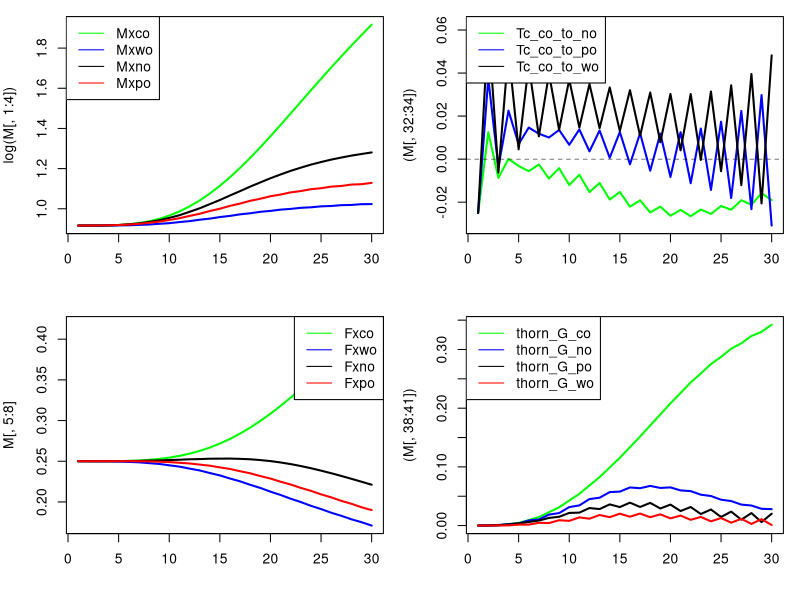
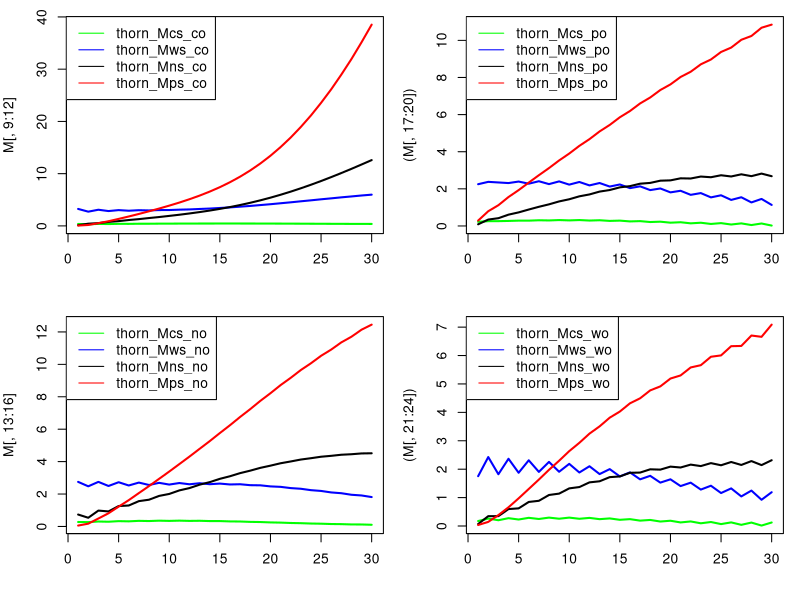

R code for these plots, in order:
# R version of Thornley allcoation model (TAM) as in Thornley and Parsons 2014. J. Theor. Biol. 342: 1-14
# Rewritten to include elements of Thornley 1998 modelling shoot-root relations. The only way forward (https://doi.org/10.1006/anbo.1997.0529) 
# Author: Steven Higgins
# Author: Re-coded to add source sink dynamics and remove predefined allocation by Liam Langan 20.11.2017
# This version with carbon organ, nitrogen organ, phosphorus organ and water organ 
###############################################################################

## LL NOTE for OSX users:
## running "ssh-add ~/.ssh/id_rsa" in the terminal allows RStudio Github communication via the ssh passkey
## 

# Because in TAM allocation coeffs act on Mx the total biomass, there is no need for a storage pool

## initial values for fractions of structural dry matter in shoot, root, mycor
# thorn_Fxsh_t0 = 0.2;
# thorn_Fxrt_t0 = 0.3;
# thorn_Fxmy_t0 = 0.5;
## initial values for mass of structural dry matter in rt, sh, my
size.factor<-0.1;

thorn_Mxco_t0 = 0.25/size.factor;
thorn_Mxno_t0 = 0.25/size.factor;
thorn_Mxpo_t0 = 0.25/size.factor; #Thornley uses has 0.5
thorn_Mxwo_t0 = 0.25/size.factor; #Thornley uses has 0.5

## intitial values for mass of substrates C,N,P for carbon organ
thorn_Mcs_co_t0 = 0.025/size.factor;
thorn_Mns_co_t0 = 0.01/size.factor;
thorn_Mps_co_t0 = 0.005/size.factor;
thorn_Mws_co_t0 = 0.25/size.factor;

## intitial values for mass of substrates C,N,P for nitrogen organ
thorn_Mcs_no_t0 = 0.025/size.factor;
thorn_Mns_no_t0 = 0.01/size.factor;
thorn_Mps_no_t0 = 0.005/size.factor;
thorn_Mws_no_t0 = 0.25/size.factor;

## intitial values for mass of substrates C,N,P for phosphorus organ
thorn_Mcs_po_t0 = 0.025/size.factor;
thorn_Mns_po_t0 = 0.01/size.factor;
thorn_Mps_po_t0 = 0.005/size.factor;
thorn_Mws_po_t0 = 0.25/size.factor;

## intitial values for mass of substrates C,N,P for water organ
thorn_Mcs_wo_t0 = 0.025/size.factor;
thorn_Mns_wo_t0 = 0.01/size.factor;
thorn_Mps_wo_t0 = 0.005/size.factor;
thorn_Mws_wo_t0 = 0.25/size.factor;

## upktake rates of C,N,P

#default to go back to
base =  0.0002*100; #aDGVM produces numbers around 0.00001 to 0.001 for C_net/plant_mass
thorn_Kc  = base*1.0;
thorn_Kw  = 0.0015;
thorn_Kn  = 0.25;
thorn_Kp  = 0.1;
# thorn_Kw  = base*0.0015;
# thorn_Kn  = base*0.25;
# thorn_Kp  = base*0.1;

#fiddle with these ones
#genernally varying these K by factors of 10% to 200% is probably what we want to do to represent
#limitation/abundance of carbon, water, N, P.
#play with these to convince yourself that allocation responds as you would expect to variation in uptake parameters
#I think its possible to get the model to produce reasonable C:N and N:P ratios

#base =  0.0002*100; #TTR numbers around 0.00001 to 0.001
#thorn_Kc  = base*1.0; #TTR numbers around 0.00001 to 0.001
#thorn_Kw  = base*0.00015;
#thorn_Kn  = base*0.25;
#thorn_Kp  = base*0.1;

#product inhibittion, not used
#thorn_Jcs = 0.03;
#thorn_Jns = 0.01;
#thorn_Jps = 0.005;
#thorn_Jws = 0.003;


## Fractions of C, N, P in structural dry matter 
#first three are as in Thornley, Fwx is calibrated, higher values do not work
# so Fwx is artificial. Maybe we have to think of this as water used in metabolism?
thorn_Fcx = 0.4;
thorn_Fnx = 0.02;
thorn_Fpx = 0.005;
thorn_Fwx = 0.0001;


## other constants
thorn_q = 0.5;     #control parameter for allocation
#thorn_Kg = 200	; #structural growth rate constant; Thornley uses 200000
thorn_Kg = 0.1	; #structural growth rate constant; Thornley uses 200000

mycol=c("green","blue","black","red")

#---start model----

#set initial states
#for aDGVM this will have to go in the section that creates a new individual
## STATE VARIABLE initial values for mass of structural dry matter in rt, sh, my
thorn_Mxco = thorn_Mxco_t0;
thorn_Mxwo = thorn_Mxwo_t0;
thorn_Mxno = thorn_Mxno_t0;
thorn_Mxpo = thorn_Mxpo_t0;
## STATE VARIABLE initial values for mass of substrate C,N,P
thorn_Mcs_co = thorn_Mcs_co_t0;
thorn_Mns_co = thorn_Mns_co_t0;
thorn_Mps_co = thorn_Mps_co_t0;
thorn_Mws_co = thorn_Mws_co_t0;

thorn_Mcs_no = thorn_Mcs_no_t0;
thorn_Mns_no = thorn_Mns_no_t0;
thorn_Mps_no = thorn_Mps_no_t0;
thorn_Mws_no = thorn_Mws_no_t0;

thorn_Mcs_po = thorn_Mcs_po_t0;
thorn_Mns_po = thorn_Mns_po_t0;
thorn_Mps_po = thorn_Mps_po_t0;
thorn_Mws_po = thorn_Mws_po_t0;

thorn_Mcs_wo = thorn_Mcs_po_t0;
thorn_Mns_wo = thorn_Mns_po_t0;
thorn_Mps_wo = thorn_Mps_po_t0;
thorn_Mws_wo = thorn_Mws_po_t0;

thorn_Mx_t0 = thorn_Mxco_t0 + thorn_Mxno_t0 + thorn_Mxpo_t0 + thorn_Mxwo_t0;

## AUX VARIABLE initial values for concentrations of substrates C,N,P
thorn_Cs_co = thorn_Mcs_co_t0/thorn_Mxco;
thorn_Ns_co = thorn_Mns_co_t0/thorn_Mxco;
thorn_Ps_co = thorn_Mps_co_t0/thorn_Mxco;
thorn_Ws_co = thorn_Mws_co_t0/thorn_Mxco;

thorn_Cs_no = thorn_Mcs_no_t0/thorn_Mxno;
thorn_Ns_no = thorn_Mns_no_t0/thorn_Mxno;
thorn_Ps_no = thorn_Mps_no_t0/thorn_Mxno;
thorn_Ws_no = thorn_Mws_no_t0/thorn_Mxno;

thorn_Cs_po = thorn_Mcs_po_t0/thorn_Mxpo;
thorn_Ns_po = thorn_Mns_po_t0/thorn_Mxpo;
thorn_Ps_po = thorn_Mps_po_t0/thorn_Mxpo;
thorn_Ws_po = thorn_Mws_po_t0/thorn_Mxpo;

thorn_Cs_wo = thorn_Mcs_wo_t0/thorn_Mxwo;
thorn_Ns_wo = thorn_Mns_wo_t0/thorn_Mxwo;
thorn_Ps_wo = thorn_Mps_wo_t0/thorn_Mxwo;
thorn_Ws_wo = thorn_Mws_wo_t0/thorn_Mxwo;

## AUX VARIABLE initial values for fractions of structural dry matter in shoot, root, mycor
thorn_Fxco = thorn_Mxco_t0/thorn_Mx_t0;
thorn_Fxwo = thorn_Mxwo_t0/thorn_Mx_t0;
thorn_Fxno = thorn_Mxno_t0/thorn_Mx_t0;
thorn_Fxpo = thorn_Mxpo_t0/thorn_Mx_t0;


#R only make a matrix to store the variables for plotting
#n.steps<-360*10
n.steps<-30
M<-matrix(0,nrow=n.steps,ncol=41)


## the for loop
for(i in 1:n.steps) {
  
  thorn_Mx = thorn_Mxco + thorn_Mxwo + thorn_Mxno + thorn_Mxpo ; #3
  
  ##---------------------------------------------------------------------------------------------
  ## adding substrate transport between pools following Thornley (1998). Substrates will be transported
  ## between plants compartments based on concentration differences and resistances. 
  ## This avoids the issue of reduced allocation as this model does not allocate growth, growth of each compartment is 
  ## indipenaent of the others but it allows every compartment to be both a source and a sink. Should an individual be top-killed
  ## i.e. loss of the carbon organ and substrates contained within, C, N, P and W will be transported from all other organs until 
  ## there is no concentration difference. This increases carbon organ growth and decreases growth in all other compartments. 
  
  # these are specific transport resistances for substrates
  # I'm assuming they are equal for all substrates and transport directions. 
  p_co = p_no = p_po = p_wo =1; # eq.4 Thornley 1998 
  
  q = 1 # eq.4 scaling parameter "which, presumably, is a function of plant architecture" (Thornley 1998)
  
  # Transport resistance of each compartment 
  res_co = p_co / (thorn_Mxco)^q; # eq.4 Thornley 1998 
  res_no = p_no / (thorn_Mxno)^q; # eq.4 Thornley 1998 
  res_po = p_po / (thorn_Mxpo)^q; # eq.4 Thornley 1998 
  res_wo = p_wo / (thorn_Mxwo)^q; # eq.4 Thornley 1998 
  
  # Transport of substrates between compartments. Here I extend Thornley uni-directional model to 
  # make it bi-directional. 
  # NOTE: this is not complete - I need to include transport between other compartments i.e. Po to Wo, Po to No, Wo to No for C,N,P & W.
  
  # carbon transport
  Tc_co_to_no = thorn_Cs_co - thorn_Cs_no / (res_co + res_no) # transport of carbon substrate from the carbon organ to the nitrogen organ
  Tc_co_to_po = thorn_Cs_co - thorn_Cs_po / (res_co + res_po) # transport of carbon substrate from the carbon organ to the phosphorus organ
  Tc_co_to_wo = thorn_Cs_co - thorn_Cs_wo / (res_co + res_wo) # transport of carbon substrate from the carbon organ to the water organ
  
  Tc_no_to_po = thorn_Cs_no - thorn_Cs_po / (res_no + res_po) # transport of carbon substrate from the nitrogen organ to the phosphorus organ
  Tc_no_to_wo = thorn_Cs_no - thorn_Cs_wo / (res_no + res_wo) # transport of carbon substrate from the nitrogen organ to the water organ
  Tc_po_to_wo = thorn_Cs_po - thorn_Cs_wo / (res_po + res_wo) # transport of carbon substrate from the phosphorus organ to the water organ
  # nitrogen transport
  Tn_co_to_no = thorn_Ns_co - thorn_Ns_no / (res_co + res_no) # transport of nitrogen substrate from the carbon organ to the nitrogen organ
  Tn_co_to_po = thorn_Ns_co - thorn_Ns_po / (res_co + res_po) # transport of nitrogen substrate from the carbon organ to the phosphorus organ
  Tn_co_to_wo = thorn_Ns_co - thorn_Ns_wo / (res_co + res_wo) # transport of nitrogen substrate from the carbon organ to the water organ
  
  Tn_no_to_po = thorn_Ns_no - thorn_Ns_po / (res_no + res_po) # transport of nitrogen substrate from the nitrogen organ to the phosphorus organ
  Tn_no_to_wo = thorn_Ns_no - thorn_Ns_wo / (res_no + res_wo) # transport of nitrogen substrate from the nitrogen organ to the water organ
  Tn_po_to_wo = thorn_Ns_po - thorn_Ns_wo / (res_po + res_wo) # transport of nitrogen substrate from the phosphorus organ to the water organ
  # phosphorus transport
  Tp_co_to_no = thorn_Ps_co - thorn_Ps_no / (res_co + res_no) # transport of phosphorus substrate from the carbon organ to the nitrogen organ
  Tp_co_to_po = thorn_Ps_co - thorn_Ps_po / (res_co + res_po) # transport of phosphorus substrate from the carbon organ to the phosphorus organ
  Tp_co_to_wo = thorn_Ps_co - thorn_Ps_wo / (res_co + res_wo) # transport of phosphorus substrate from the carbon organ to the water organ
  
  Tp_no_to_po = thorn_Ps_no - thorn_Ps_po / (res_no + res_po) # transport of phosphorus substrate from the nitrogen organ to the phosphorus organ
  Tp_no_to_wo = thorn_Ps_no - thorn_Ps_wo / (res_no + res_wo) # transport of phosphorus substrate from the nitrogen organ to the water organ
  Tp_po_to_wo = thorn_Ps_po - thorn_Ps_wo / (res_po + res_wo) # transport of phosphorus substrate from the phosphorus organ to the water organ
  # water transport
  Tw_co_to_no = thorn_Ws_co - thorn_Ws_no / (res_co + res_no) # transport of water substrate from the carbon organ to the nitrogen organ
  Tw_co_to_po = thorn_Ws_co - thorn_Ws_po / (res_co + res_po) # transport of water substrate from the carbon organ to the phosphorus organ
  Tw_co_to_wo = thorn_Ws_co - thorn_Ws_wo / (res_co + res_wo) # transport of water substrate from the carbon organ to the water organ
  
  Tw_no_to_po = thorn_Ws_no - thorn_Ws_po / (res_no + res_po) # transport of water substrate from the carbon organ to the nitrogen organ
  Tw_no_to_wo = thorn_Ws_no - thorn_Ws_wo / (res_no + res_wo) # transport of water substrate from the carbon organ to the phosphorus organ
  Tw_po_to_wo = thorn_Ws_po - thorn_Ws_wo / (res_po + res_wo) # transport of water substrate from the carbon organ to the water organ
  ##---------------------------------------------------------------------------------------------
  # print(round(c(thorn_lambda_sh,thorn_lambda_rt,thorn_lambda_my,thorn_lambda_rw),2))
  # print(sum(c(thorn_lambda_sh,thorn_lambda_rt,thorn_lambda_my,thorn_lambda_rw)))
  ## do I need to redefine this for each compartment? yes yes I do... no no I dont
  thorn_Uc = thorn_Kc * thorn_Mxco;
  thorn_Un = thorn_Kn * thorn_Mxno;
  thorn_Up = thorn_Kp * thorn_Mxpo;
  thorn_Uw = thorn_Kw * thorn_Mxwo;
  
  ## make sure thorn_G is the right size. you can get this right through thorn_Kg which is a pure calibration parameter, 
  ## but also by making sure the substrate cocentrations are reasonable
  thorn_G_co = thorn_Kg*thorn_Mxco*thorn_Cs_co*thorn_Ns_co*thorn_Ps_co*thorn_Ws_co ; # see 13 and 12
  thorn_G_no = thorn_Kg*thorn_Mxno*thorn_Cs_no*thorn_Ns_no*thorn_Ps_no*thorn_Ws_no ; # see 13 and 12
  thorn_G_po = thorn_Kg*thorn_Mxpo*thorn_Cs_po*thorn_Ns_po*thorn_Ps_po*thorn_Ws_po ; # see 13 and 12
  thorn_G_wo = thorn_Kg*thorn_Mxwo*thorn_Cs_wo*thorn_Ns_wo*thorn_Ps_wo*thorn_Ws_wo ; # see 13 and 12
  
  thorn_Mcs_co = max(0.0001, thorn_Mcs_co + thorn_Uc - thorn_Fcx * thorn_G_co - Tc_co_to_no - Tc_co_to_po - Tc_co_to_wo);
  thorn_Mns_co = max(0.0001, thorn_Mns_co - thorn_Fnx * thorn_G_co - Tn_co_to_no - Tn_co_to_po - Tn_co_to_wo);
  thorn_Mps_co = max(0.0001, thorn_Mps_co - thorn_Fpx * thorn_G_co - Tp_co_to_no - Tp_co_to_po - Tp_co_to_wo);
  thorn_Mws_co = max(0.0001, thorn_Mws_co - thorn_Fwx * thorn_G_co - Tw_co_to_no - Tw_co_to_po - Tw_co_to_wo);
  
  thorn_Mcs_no = max(0.0001, thorn_Mcs_no - thorn_Fcx * thorn_G_no - Tc_no_to_po - Tc_no_to_wo + Tc_co_to_no);
  thorn_Mns_no = max(0.0001, thorn_Mns_no + thorn_Un - thorn_Fnx * thorn_G_no + Tn_co_to_no - Tn_no_to_po - Tn_no_to_wo);
  thorn_Mps_no = max(0.0001, thorn_Mps_no - thorn_Fpx * thorn_G_no - Tp_no_to_po - Tp_no_to_wo + Tp_co_to_no);
  thorn_Mws_no = max(0.0001, thorn_Mws_no - thorn_Fwx * thorn_G_no - Tw_no_to_po - Tw_no_to_wo + Tw_co_to_no);
  
  thorn_Mcs_po = max(0.0001, thorn_Mcs_po - thorn_Fcx * thorn_G_po - Tc_po_to_wo + Tc_no_to_po + Tc_co_to_po);
  thorn_Mns_po = max(0.0001, thorn_Mns_po - thorn_Fnx * thorn_G_po - Tn_po_to_wo + Tn_no_to_po + Tn_co_to_po);
  thorn_Mps_po = max(0.0001, thorn_Mps_po + thorn_Up - thorn_Fnx * thorn_G_po - Tn_po_to_wo + Tn_no_to_po + Tn_co_to_po);
  thorn_Mws_po = max(0.0001, thorn_Mws_po - thorn_Fwx * thorn_G_po - Tw_po_to_wo + Tw_no_to_po + Tw_co_to_po);
  
  thorn_Mcs_wo = max(0.0001, thorn_Mcs_wo - thorn_Fcx * thorn_G_wo + Tc_co_to_wo + Tc_no_to_wo + Tc_po_to_wo);
  thorn_Mns_wo = max(0.0001, thorn_Mns_wo - thorn_Fnx * thorn_G_wo + Tn_co_to_wo + Tn_no_to_wo + Tn_po_to_wo);
  thorn_Mps_wo = max(0.0001, thorn_Mps_wo - thorn_Fpx * thorn_G_wo + Tp_co_to_wo + Tp_no_to_wo + Tp_po_to_wo);
  thorn_Mws_wo = max(0.0001, thorn_Mws_wo + thorn_Uw - thorn_Fwx * thorn_G_wo + Tw_co_to_wo + Tw_no_to_wo + Tw_po_to_wo);
  
  # thorn_Mcs = max(0, thorn_Mcs + thorn_Uc - thorn_Fcx * thorn_G); # 12
  # thorn_Mns = max(0, thorn_Mns + thorn_Un - thorn_Fnx * thorn_G); # 12
  # thorn_Mps = max(0, thorn_Mps + thorn_Up - thorn_Fpx * thorn_G); # 12
  # thorn_Mws = max(0, thorn_Mws + thorn_Uw - thorn_Fwx * thorn_G); # 12
  
  thorn_Mxco = max(0.0001, thorn_Mxco + thorn_G_co) ;# 13
  thorn_Mxno = max(0.0001, thorn_Mxno + thorn_G_no) ;# 13
  thorn_Mxpo = max(0.0001, thorn_Mxpo + thorn_G_po) ;# 13
  thorn_Mxwo = max(0.0001, thorn_Mxwo + thorn_G_wo) ;# 13
  
  thorn_Mx = thorn_Mxco + thorn_Mxwo + thorn_Mxno + thorn_Mxpo ; #3
  
  # thorn_Uc = (thorn_Kc * thorn_Mxco) / (1 + thorn_Cs/thorn_Jcs)
  # thorn_Uw = (thorn_Kw * thorn_Mxwo) / (1 + thorn_Ws/thorn_Jws)
  # thorn_Un = (thorn_Kn * thorn_Mxno) / (1 + thorn_Ns/thorn_Jns)
  # thorn_Up = (thorn_Kp * thorn_Mxpo) / (1 + thorn_Ps/thorn_Jps)
  
  #use this code to simulate a loss in shoots e.g in fire
  # if(i == 1000)
  # {
  # 	thorn_Mxco = thorn_Mxco*0.5;
  # 	thorn_Mcs = thorn_Mcs*0.5;
  # 	thorn_Mns = thorn_Mns*0.5;
  #  thorn_Mps = thorn_Mps*0.5;
  # 	thorn_Mws = thorn_Mws*0.5;
  # }
  
  thorn_Cs_co = thorn_Mcs_co/thorn_Mxco; #2
  thorn_Ns_co = thorn_Mns_co/thorn_Mxco; #2
  thorn_Ps_co = thorn_Mps_co/thorn_Mxco; #2
  thorn_Ws_co = thorn_Mws_co/thorn_Mxco; #2
  
  thorn_Cs_no = thorn_Mcs_no/thorn_Mxno; #2
  thorn_Ns_no = thorn_Mns_no/thorn_Mxno; #2
  thorn_Ps_no = thorn_Mps_no/thorn_Mxno; #2
  thorn_Ws_no = thorn_Mws_no/thorn_Mxno; #2
  
  thorn_Cs_po = thorn_Mcs_po/thorn_Mxpo; #2
  thorn_Ns_po = thorn_Mns_po/thorn_Mxpo; #2
  thorn_Ps_po = thorn_Mps_po/thorn_Mxpo; #2
  thorn_Ws_po = thorn_Mws_po/thorn_Mxpo; #2
  
  thorn_Cs_wo = thorn_Mcs_wo/thorn_Mxwo; #2
  thorn_Ns_wo = thorn_Mns_wo/thorn_Mxwo; #2
  thorn_Ps_wo = thorn_Mps_wo/thorn_Mxwo; #2
  thorn_Ws_wo = thorn_Mws_wo/thorn_Mxwo; #2
  
  thorn_Fxco = thorn_Mxco/thorn_Mx; #4
  thorn_Fxwo = thorn_Mxwo/thorn_Mx; #4
  thorn_Fxno = thorn_Mxno/thorn_Mx; #4
  thorn_Fxpo = thorn_Mxpo/thorn_Mx; #4
  
  M[i,1] <- thorn_Mxco
  M[i,2] <- thorn_Mxwo
  M[i,3] <- thorn_Mxno
  M[i,4] <- thorn_Mxpo
  
  M[i,5] <- thorn_Fxco
  M[i,6] <- thorn_Fxwo
  M[i,7] <- thorn_Fxno
  M[i,8] <- thorn_Fxpo
  
  M[i,9]  <- thorn_Mcs_co
  M[i,10] <- thorn_Mws_co
  M[i,11] <- thorn_Mns_co
  M[i,12] <- thorn_Mps_co
  
  M[i,13] <- thorn_Mcs_no
  M[i,14] <- thorn_Mws_no
  M[i,15] <- thorn_Mns_no
  M[i,16] <- thorn_Mps_no

  M[i,17] <- thorn_Mcs_po
  M[i,18] <- thorn_Mws_po
  M[i,19] <- thorn_Mns_po
  M[i,20] <- thorn_Mps_po

  M[i,21] <- thorn_Mcs_wo
  M[i,22] <- thorn_Mws_wo
  M[i,23] <- thorn_Mns_wo
  M[i,24] <- thorn_Mps_wo
  
  M[i,25] <- thorn_Cs_co
  M[i,26] <- thorn_Ws_co
  M[i,27] <- thorn_Ns_co
  M[i,28] <- thorn_Ps_co
  
  M[i,29] <- thorn_Cs_co/thorn_Ns_co
  M[i,30] <- thorn_Cs_co/thorn_Ps_co
  M[i,31] <- thorn_Ns_co/thorn_Ps_co
  
  M[i,32] <- Tc_co_to_no
  M[i,33] <- Tc_co_to_po
  M[i,34] <- Tc_co_to_wo
  M[i,35] <- Tc_no_to_po
  M[i,36] <- Tc_no_to_wo
  M[i,37] <- Tc_po_to_wo
  
  M[i,38] <- thorn_G_co
  M[i,39] <- thorn_G_no
  M[i,40] <- thorn_G_po
  M[i,41] <- thorn_G_wo
  
}
colnames(M)<-c(
   "Mxco"
  ,"Mxwo"
  ,"Mxno"
  ,"Mxpo"
  ,"Fxco"
  ,"Fxwo"
  ,"Fxno"
  ,"Fxpo"
  ,"thorn_Mcs_co"
  ,"thorn_Mws_co"
  ,"thorn_Mns_co"
  ,"thorn_Mps_co"
  ,"thorn_Mcs_no"
  ,"thorn_Mws_no"
  ,"thorn_Mns_no"
  ,"thorn_Mps_no"
  ,"thorn_Mcs_po"
  ,"thorn_Mws_po"
  ,"thorn_Mns_po"
  ,"thorn_Mps_po"
  ,"thorn_Mcs_wo"
  ,"thorn_Mws_wo"
  ,"thorn_Mns_wo"
  ,"thorn_Mps_wo"
  ,"Cs_co"
  ,"Ws_co"
  ,"Ns_co"
  ,"Ps_co"
  ,"C:N_co"
  ,"C:p_co"
  ,"N:P_co"
  ,"Tc_co_to_no"
  ,"Tc_co_to_po"
  ,"Tc_co_to_wo"
  ,"Tc_no_to_po"
  ,"Tc_no_to_wo"
  ,"Tc_po_to_wo"
  ,"thorn_G_co"
  ,"thorn_G_no"
  ,"thorn_G_po"
  ,"thorn_G_wo")



#matplot(M[,5:10],type="l",lty=c(rep(1,3),rep(2,3)),col=1:3,lwd=2)
#legend("topleft",col=1:3,lty=c(rep(1,3),rep(2,3)),legend=colnames(M)[5:10])
graphics.off()
pdf( file="TAM_removing_CO_source_sink.pdf", height=6, width=8 )
par( mar=c(4,4,1,1) )
#dev.new(width=15,height=7)
par(mfcol=c(2,2))

matplot(log(M[,1:4]),type="l",lty=c(rep(1,4)),col=mycol,lwd=2)
legend("topleft",col=mycol[c(1:4)],lty=c(rep(1,4)),legend=colnames(M)[c(1:4)],cex=1.0)

matplot(M[,5:8],type="l",lty=c(rep(1,4)),col=mycol,lwd=2,add=F)
legend("topright",col=mycol[c(1:4,1:4)],lty=c(rep(1,4),rep(2,4)),legend=colnames(M)[5:8],cex=1.0)

matplot((M[,32:34]),type="l",lty=c(rep(1,4)),col=mycol[1:4],lwd=2,add=F)
abline(h=0, lty=2, lwd=0.5)
legend("topleft",col=mycol[1:4],lty=c(rep(1,4)),legend=colnames(M)[c(32:34)],cex=1.0)

matplot((M[,38:41]),type="l",lty=c(rep(1,4)),col=mycol[1:4],lwd=2,add=F)
legend("topleft",col=mycol[1:4],lty=c(rep(1,4)),legend=colnames(M)[c(38:41)],cex=1.0)

graphics.off()


graphics.off()
pdf( file="TAM_removing_CO_source_sink_substrate_concentrations.pdf", height=6, width=8 )
par( mar=c(4,4,1,1) )
#dev.new(width=15,height=7)
par(mfcol=c(2,2))

matplot(M[,9:12],type="l",lty=c(rep(1,4)),col=mycol,lwd=2,add=F)
legend("topleft",col=mycol[c(1:4)],lty=c(rep(1,4)),legend=colnames(M)[c(9:12)],cex=1.0)

matplot(M[,13:16],type="l",lty=c(rep(1,4)),col=mycol,lwd=2,add=F)
legend("topleft",col=mycol[c(1:4)],lty=c(rep(1,4)),legend=colnames(M)[c(13:16)],cex=1.0)

matplot((M[,17:20]),type="l",lty=c(rep(1,4)),col=mycol,lwd=2,add=F)
legend("topleft",col=mycol,lty=c(rep(1,4)),legend=colnames(M)[c(17:20)],cex=1.0)

matplot((M[,21:24]),type="l",lty=c(rep(1,4)),col=mycol,lwd=2,add=F)
legend("topleft",col=mycol,lty=c(rep(1,4)),legend=colnames(M)[c(21:24)],cex=1.0)

graphics.off()


print(tail(M))

# 
# evapotr_ = 0 #53629576106646967e-06
# stom_cond_tmp = -1.0656466997716052e-12
# boul_cond_tmp = 0.010730861431038661
# hum = 0.6
# eS = 3.6
# crown_area_0_ = 0.2
# lai_ = 0.01
# 
# leaf_helper =  log( (evapotr_/(crown_area_0_*lai_) *(1./(stom_cond_tmp*1000.)+1./(boul_cond_tmp*1000.) ) + hum*eS)/0.6108 );
# leaf_temp_ = 237.3*leaf_helper/(17.27-leaf_helper);
# 
# print(c(leaf_helper,leaf_temp_))


# OK I think I have it sorted now - at least in the R code I now have TAM working with a third substrate pool = water. Now roots take up water, C and P. The model behaves qualitatively as before. Now however one has to be a bit more careful about parameters - there is simply a smaller area of parameter space where the model "works". This is something that will come to bite us when we move to having uptake rates of N and P being a fxn of soil N and P.
# 
# In the R code I now have a thorn_Kw parameter which is essentially the uptake rate of water by root biomass. We (you) need to figure out how to multiply this by some water availability variable. If you can supply me with a a variable on a zero to one scale that you like (it should be something that inspires plants to allocate more to roots). Also remember that we already have water limiting As. So what we really want here is an indicator of a "need" to allocate to roots. Note that in TAM if water limits As, it limits carbon uptake which should inspire more shoots. So we might want to make the TAM's As not water limited. Water limitation will naturally come into play though since the water concentration in TAM will limit the growth parameter.
#  
# Anyhow sorry about the dense text. What I need for now is the "water availability factor"
